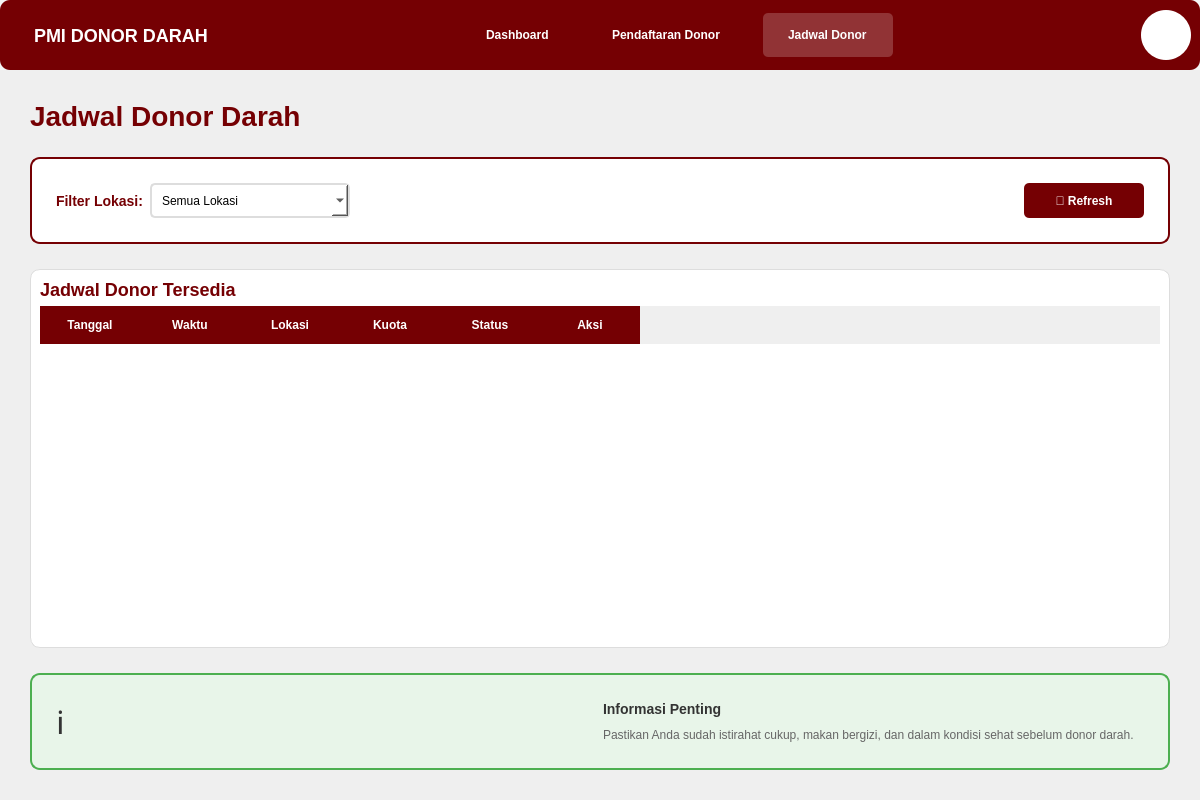
<?xml version="1.0" encoding="UTF-8"?>
<ui version="4.0">
 <class>JadwalDonor</class>
 <widget class="QMainWindow" name="JadwalDonor">
  <property name="geometry">
   <rect>
    <x>0</x>
    <y>0</y>
    <width>1200</width>
    <height>800</height>
   </rect>
  </property>
  <property name="windowTitle">
   <string>Jadwal Donor - PMI</string>
  </property>
  <property name="styleSheet">
   <string notr="true">
QMainWindow {
    background-color: #f5f5f5;
}
QPushButton {
    border: none;
    padding: 10px 20px;
    border-radius: 5px;
    font-weight: bold;
}
QPushButton:hover {
    opacity: 0.8;
}
QFrame {
    border-radius: 10px;
}
QLabel {
    color: #333333;
}
   </string>
  </property>
  <widget class="QWidget" name="centralwidget">
   <layout class="QVBoxLayout" name="verticalLayout">
    <property name="spacing">
     <number>0</number>
    </property>
    <property name="leftMargin">
     <number>0</number>
    </property>
    <property name="topMargin">
     <number>0</number>
    </property>
    <property name="rightMargin">
     <number>0</number>
    </property>
    <property name="bottomMargin">
     <number>0</number>
    </property>
    <item>
     <widget class="QFrame" name="navbar">
      <property name="minimumSize">
       <size>
        <width>0</width>
        <height>70</height>
       </size>
      </property>
      <property name="maximumSize">
       <size>
        <width>16777215</width>
        <height>70</height>
       </size>
      </property>
      <property name="styleSheet">
       <string notr="true">
QFrame#navbar {
    background-color: #750003;
}
QPushButton {
    color: white;
    background-color: transparent;
    text-align: left;
    padding: 15px 25px;
}
QPushButton:hover {
    background-color: rgba(255, 255, 255, 0.1);
}
QPushButton:pressed {
    background-color: rgba(255, 255, 255, 0.2);
}
       </string>
      </property>
      <property name="frameShape">
       <enum>QFrame::StyledPanel</enum>
      </property>
      <layout class="QHBoxLayout" name="horizontalLayout">
       <item>
        <widget class="QLabel" name="logoLabel">
         <property name="minimumSize">
          <size>
           <width>200</width>
           <height>0</height>
          </size>
         </property>
         <property name="styleSheet">
          <string notr="true">color: white; font-size: 18px; font-weight: bold; padding-left: 20px;</string>
         </property>
         <property name="text">
          <string>PMI DONOR DARAH</string>
         </property>
        </widget>
       </item>
       <item>
        <spacer name="horizontalSpacer">
         <property name="orientation">
          <enum>Qt::Horizontal</enum>
         </property>
         <property name="sizeHint" stdset="0">
          <size>
           <width>40</width>
           <height>20</height>
          </size>
         </property>
        </spacer>
       </item>
       <item>
        <widget class="QPushButton" name="btnDashboard">
         <property name="minimumSize">
          <size>
           <width>120</width>
           <height>0</height>
          </size>
         </property>
         <property name="text">
          <string>Dashboard</string>
         </property>
        </widget>
       </item>
       <item>
        <widget class="QPushButton" name="btnPendaftaran">
         <property name="minimumSize">
          <size>
           <width>170</width>
           <height>0</height>
          </size>
         </property>
         <property name="text">
          <string>Pendaftaran Donor</string>
         </property>
        </widget>
       </item>
       <item>
        <widget class="QPushButton" name="btnJadwal">
         <property name="minimumSize">
          <size>
           <width>130</width>
           <height>0</height>
          </size>
         </property>
         <property name="styleSheet">
          <string notr="true">background-color: rgba(255, 255, 255, 0.2);</string>
         </property>
         <property name="text">
          <string>Jadwal Donor</string>
         </property>
        </widget>
       </item>
       <item>
        <spacer name="horizontalSpacer_2">
         <property name="orientation">
          <enum>Qt::Horizontal</enum>
         </property>
         <property name="sizeHint" stdset="0">
          <size>
           <width>40</width>
           <height>20</height>
          </size>
         </property>
        </spacer>
       </item>
       <item>
        <widget class="QPushButton" name="btnProfil">
         <property name="minimumSize">
          <size>
           <width>50</width>
           <height>50</height>
          </size>
         </property>
         <property name="maximumSize">
          <size>
           <width>50</width>
           <height>50</height>
          </size>
         </property>
         <property name="styleSheet">
          <string notr="true">
QPushButton {
    background-color: white;
    border-radius: 25px;
    min-width: 50px;
    max-width: 50px;
    min-height: 50px;
    max-height: 50px;
    padding: 0px;
}
QPushButton:hover {
    background-color: rgba(255, 255, 255, 0.9);
}
          </string>
         </property>
         <property name="text">
          <string>👤</string>
         </property>
        </widget>
       </item>
      </layout>
     </widget>
    </item>
    <item>
     <widget class="QScrollArea" name="scrollArea">
      <property name="styleSheet">
       <string notr="true">QScrollArea { border: none; background-color: #f5f5f5; }</string>
      </property>
      <property name="widgetResizable">
       <bool>true</bool>
      </property>
      <widget class="QWidget" name="scrollContent">
       <property name="geometry">
        <rect>
         <x>0</x>
         <y>0</y>
         <width>1187</width>
         <height>700</height>
        </rect>
       </property>
       <layout class="QVBoxLayout" name="verticalLayout_2">
        <property name="spacing">
         <number>25</number>
        </property>
        <property name="leftMargin">
         <number>30</number>
        </property>
        <property name="topMargin">
         <number>30</number>
        </property>
        <property name="rightMargin">
         <number>30</number>
        </property>
        <property name="bottomMargin">
         <number>30</number>
        </property>
        <item>
         <widget class="QLabel" name="pageTitle">
          <property name="styleSheet">
           <string notr="true">font-size: 28px; font-weight: bold; color: #750003;</string>
          </property>
          <property name="text">
           <string>Jadwal Donor Darah</string>
          </property>
         </widget>
        </item>
        <item>
         <widget class="QFrame" name="filterCard">
          <property name="styleSheet">
           <string notr="true">
QFrame#filterCard {
    background-color: white;
    border: 2px solid #750003;
    padding: 15px;
}
           </string>
          </property>
          <property name="frameShape">
           <enum>QFrame::StyledPanel</enum>
          </property>
          <layout class="QHBoxLayout" name="horizontalLayout_2">
           <item>
            <widget class="QLabel" name="lblFilter">
             <property name="styleSheet">
              <string notr="true">font-size: 14px; font-weight: bold; color: #750003;</string>
             </property>
             <property name="text">
              <string>Filter Lokasi:</string>
             </property>
            </widget>
           </item>
           <item>
            <widget class="QComboBox" name="comboLokasi">
             <property name="minimumSize">
              <size>
               <width>200</width>
               <height>35</height>
              </size>
             </property>
             <property name="styleSheet">
              <string notr="true">
QComboBox {
    border: 2px solid #ddd;
    border-radius: 5px;
    padding: 5px 10px;
    background-color: white;
}
QComboBox:hover {
    border-color: #750003;
}
              </string>
             </property>
             <item>
              <property name="text">
               <string>Semua Lokasi</string>
              </property>
             </item>
             <item>
              <property name="text">
               <string>PMI Kota Malang</string>
              </property>
             </item>
             <item>
              <property name="text">
               <string>RS Saiful Anwar</string>
              </property>
             </item>
             <item>
              <property name="text">
               <string>Mall Olympic Garden</string>
              </property>
             </item>
            </widget>
           </item>
           <item>
            <spacer name="horizontalSpacer_3">
             <property name="orientation">
              <enum>Qt::Horizontal</enum>
             </property>
             <property name="sizeHint" stdset="0">
              <size>
               <width>40</width>
               <height>20</height>
              </size>
             </property>
            </spacer>
           </item>
           <item>
            <widget class="QPushButton" name="btnRefresh">
             <property name="minimumSize">
              <size>
               <width>120</width>
               <height>35</height>
              </size>
             </property>
             <property name="styleSheet">
              <string notr="true">
QPushButton {
    background-color: #750003;
    color: white;
    border-radius: 5px;
    padding: 8px 16px;
}
QPushButton:hover {
    background-color: #5a0002;
}
              </string>
             </property>
             <property name="text">
              <string>🔄 Refresh</string>
             </property>
            </widget>
           </item>
          </layout>
         </widget>
        </item>
        <item>
         <widget class="QFrame" name="jadwalFrame">
          <property name="styleSheet">
           <string notr="true">
QFrame#jadwalFrame {
    background-color: white;
    border: 1px solid #ddd;
}
           </string>
          </property>
          <property name="frameShape">
           <enum>QFrame::StyledPanel</enum>
          </property>
          <layout class="QVBoxLayout" name="verticalLayout_3">
           <item>
            <widget class="QLabel" name="lblJadwal">
             <property name="styleSheet">
              <string notr="true">font-size: 18px; font-weight: bold; color: #750003;</string>
             </property>
             <property name="text">
              <string>Jadwal Donor Tersedia</string>
             </property>
            </widget>
           </item>
           <item>
            <widget class="QTableWidget" name="tableJadwal">
             <property name="styleSheet">
              <string notr="true">
QTableWidget {
    border: none;
    background-color: white;
    gridline-color: #f0f0f0;
}
QHeaderView::section {
    background-color: #750003;
    color: white;
    padding: 10px;
    border: none;
    font-weight: bold;
}
QTableWidget::item {
    padding: 10px;
}
              </string>
             </property>
             <column>
              <property name="text">
               <string>Tanggal</string>
              </property>
             </column>
             <column>
              <property name="text">
               <string>Waktu</string>
              </property>
             </column>
             <column>
              <property name="text">
               <string>Lokasi</string>
              </property>
             </column>
             <column>
              <property name="text">
               <string>Kuota</string>
              </property>
             </column>
             <column>
              <property name="text">
               <string>Status</string>
              </property>
             </column>
             <column>
              <property name="text">
               <string>Aksi</string>
              </property>
             </column>
            </widget>
           </item>
          </layout>
         </widget>
        </item>
        <item>
         <widget class="QFrame" name="infoCard">
          <property name="styleSheet">
           <string notr="true">
QFrame#infoCard {
    background-color: #e8f5e9;
    border: 2px solid #4caf50;
    padding: 15px;
}
           </string>
          </property>
          <property name="frameShape">
           <enum>QFrame::StyledPanel</enum>
          </property>
          <layout class="QHBoxLayout" name="horizontalLayout_3">
           <item>
            <widget class="QLabel" name="iconInfo">
             <property name="styleSheet">
              <string notr="true">font-size: 32px; border: none;</string>
             </property>
             <property name="text">
              <string>ℹ️</string>
             </property>
            </widget>
           </item>
           <item>
            <layout class="QVBoxLayout" name="verticalLayout_4">
             <item>
              <widget class="QLabel" name="lblInfoTitle">
               <property name="styleSheet">
                <string notr="true">font-size: 14px; font-weight: bold; color: #333; border: none;</string>
               </property>
               <property name="text">
                <string>Informasi Penting</string>
               </property>
              </widget>
             </item>
             <item>
              <widget class="QLabel" name="lblInfoDesc">
               <property name="styleSheet">
                <string notr="true">font-size: 12px; color: #666; border: none;</string>
               </property>
               <property name="text">
                <string>Pastikan Anda sudah istirahat cukup, makan bergizi, dan dalam kondisi sehat sebelum donor darah.</string>
               </property>
               <property name="wordWrap">
                <bool>true</bool>
               </property>
              </widget>
             </item>
            </layout>
           </item>
          </layout>
         </widget>
        </item>
       </layout>
      </widget>
     </widget>
    </item>
   </layout>
  </widget>
 </widget>
 <resources/>
 <connections/>
</ui>
